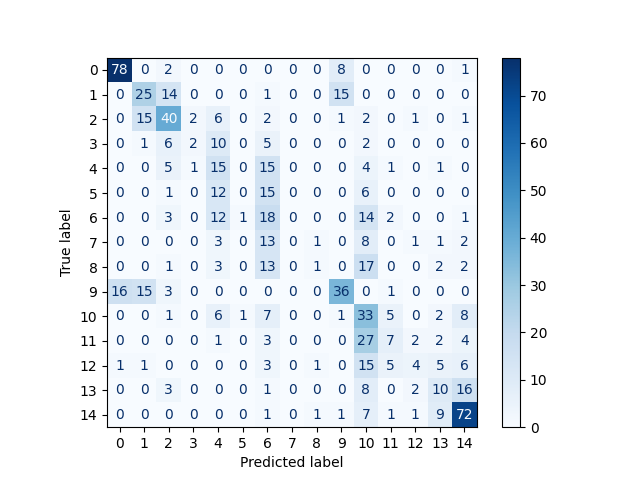

This chart was generated by the following Python code:
from tensorflow.keras.models import load_model
from sklearn.metrics import confusion_matrix, ConfusionMatrixDisplay
import matplotlib.pyplot as plt
import numpy as np

import pre_processing

X_train, y_train, X_val, y_val, X_test, y_test, train_images, val_images, test_images = pre_processing.preprocessing()

# Load the saved model
model = load_model('my_model.keras')

def create_confusion_matrix(y_test, y_pred):

    y_test_labels = np.argmax(y_test, axis=1)
    y_pred_labels = np.argmax(y_pred, axis=1)

    cm = confusion_matrix(y_test_labels, y_pred_labels)

    # Display confusion matrix
    disp = ConfusionMatrixDisplay(confusion_matrix=cm)
    disp.plot(cmap=plt.cm.Blues)
    plt.savefig("confusion_matrix.png")
    plt.close()

if __name__ == '__main__':
    y_pred = model.predict(test_images)
    create_confusion_matrix(y_test, y_pred)